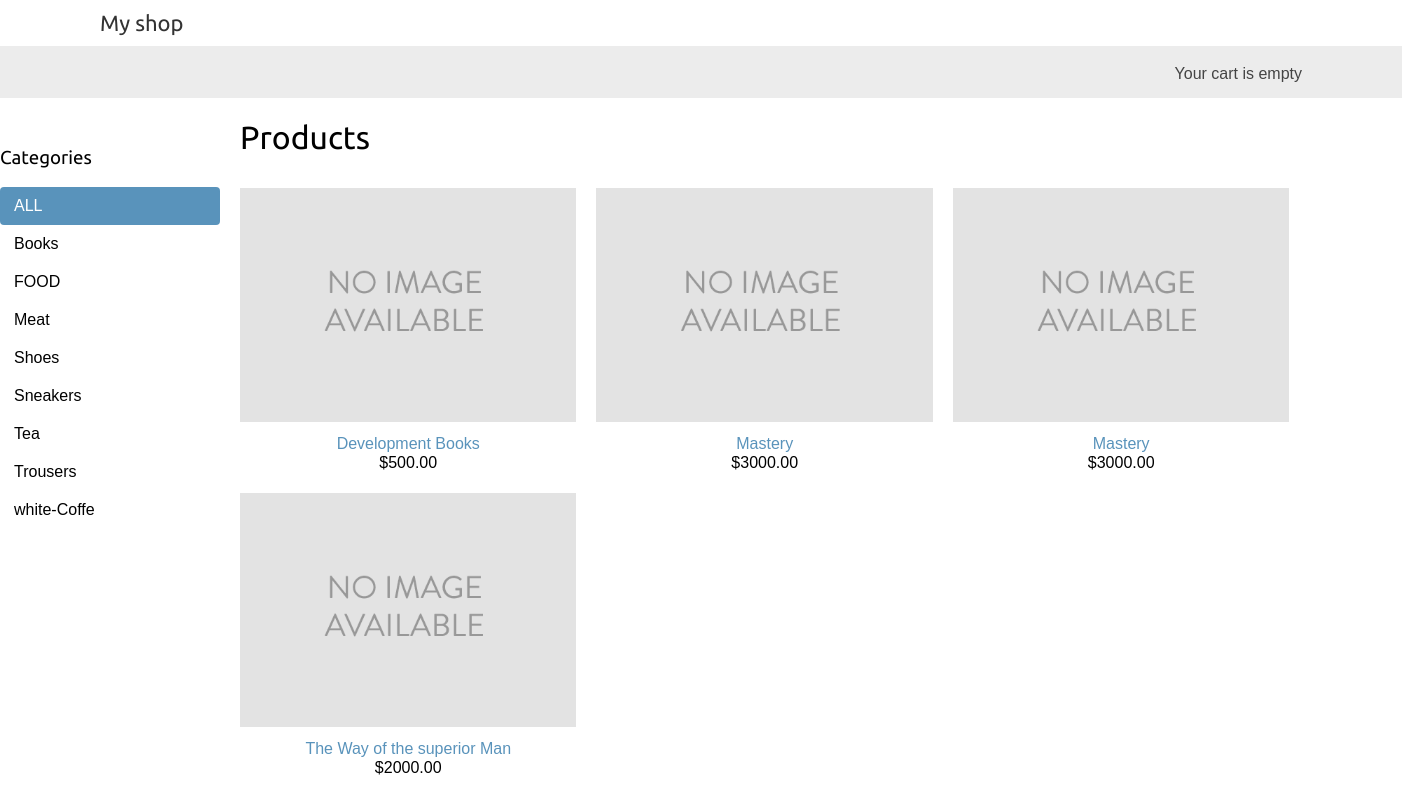
The page /books/ on the database its author committed.
### shop/models.py (models this page shows, shortened)
class Category(models.Model):
    name = models.CharField(max_length=200)
    slug = models.SlugField(max_length=200, unique=True)
    class Meta:
        ordering = ['name']
        indexes = [
            models.Index(fields=['name']),
        ]
        verbose_name = 'category'
        verbose_name_plural = 'categories'
    def get_absolute_url(self):
        return reverse('shop:product_list_by_category', args=[self.slug])

class Product(models.Model):
    category = models.ForeignKey(Category, related_name='products', on_delete=models.CASCADE)
    name = models.CharField(max_length=200)
    slug = models.SlugField(max_length=200)
    image = models.ImageField(upload_to='products/%Y/%m/%d', blank=True)
    description = models.TextField(blank=True)
    price = models.DecimalField(max_digits=10, decimal_places=2)
    available = models.BooleanField(default=True)
    created = models.DateTimeField(auto_now_add=True)
    updated = models.DateTimeField(auto_now=True)
    class Meta:
        ordering = ['name']
        indexes = [
            models.Index(fields=['id','slug']),
            models.Index(fields=['name']),
            models.Index(fields=['-created']),
        ]
    def get_absolute_url(self):
        return reverse('shop:product_detail', args=[self.id,self.slug])

### shop/views.py (the view)
# urls.py: path('', views.product_list, name='product_list'),
def product_list(request, category_slug=None):
    categories  = Category.objects.all()
    products  = Product.objects.filter(available=True)
    if category_slug:
        category = get_object_or_404(Category, slug=category_slug)
        products = products.filter(category=category)
    return render(request, 'shop/product/list.html', {'categories': categories, 'products': products})

### cart/cart.py (called while the page is built)
    def __len__(self):
        return sum(item['quantity'] for item in self.cart.values())

### cart/context_processors.py (called while the page is built)
def cart(request):
    return{'cart':Cart(request)}

### shop/templates/shop/product/list.html (shortened to what this page needs)
 {% extends "base.html" %}
 {% load static %}
{%  block content  %}
<div  id="sidebar">
    <h3>Categories</h3>
    <ul>
        <li{% if not category  %} class="selected"{% endif %}>
            <a href="{% url "shop:product_list" %}">ALL</a>
        </li>
        {% for c in categories %}
        <li
            <a href="{{ c.get_absolute_url}}">{{ c.name }}</a>
        </li>
        {% endfor %}
    </ul>
</div>
<div id="main" class="product-list">
    <h1>{% if category %}{{ category.name }}{% else  %}Products{% endif %}</h1>
    {% for product in products   %}
    <div class="item">
        <a href="{{ product.get_absolute_url }}">
            <img src="{% if product.image %}{{ product.image.url }}{% else %}{% static "img/no_image.png" %}{% endif %}">
        </a>
        <a href="{{ product.get_absolute_url }}">{{ product.name}}</a>
        <br>
        ${{ product.price }}
    </div>
    {% endfor %}
</div>
{% endblock %}

### shop/static/css/base.css (style rules this page uses)
body { margin:0; padding:0; font-family:helvetica, sans-serif; }
h1, h2, h3, h4, h5 , h6 { font-family: 'Ubuntu', sans-serif; font-weight:normal; }
a { text-decoration:none; color:#5993bb; }
#sidebar { width:220px; padding:30px 20px 0 0; float:left; }
#sidebar ul { margin:0; padding:0; }
#sidebar ul li { margin:0; list-style:none; padding:10px 14px; }
#sidebar ul li a { display:block; }
#sidebar ul li.selected { background:#5993bb; border-radius:4px; }
#sidebar ul li.selected a { color:#fff; }
#main { float:left; width: 96%; margin-right:-220px; overflow:hidden; }
.product-list .item { width:25%; padding:10px 20px 10px 0; float:left; text-align:center; line-height:1.2; }
.product-list .item img { width:100%; margin-bottom:8px; }

### rows shown on the page
Category: name "Books"
Category: name "FOOD"
Category: name "Meat"
Category: name "Shoes"
Category: name "Sneakers"
Category: name "Tea"
Category: name "Trousers"
Category: name "white-Coffe"
Product: name "Development Books", price "500.00"
Product: name "Mastery", price "3000.00"
Product: name "Mastery", price "3000.00"
Product: name "The Way of the superior Man", price "2000.00"
